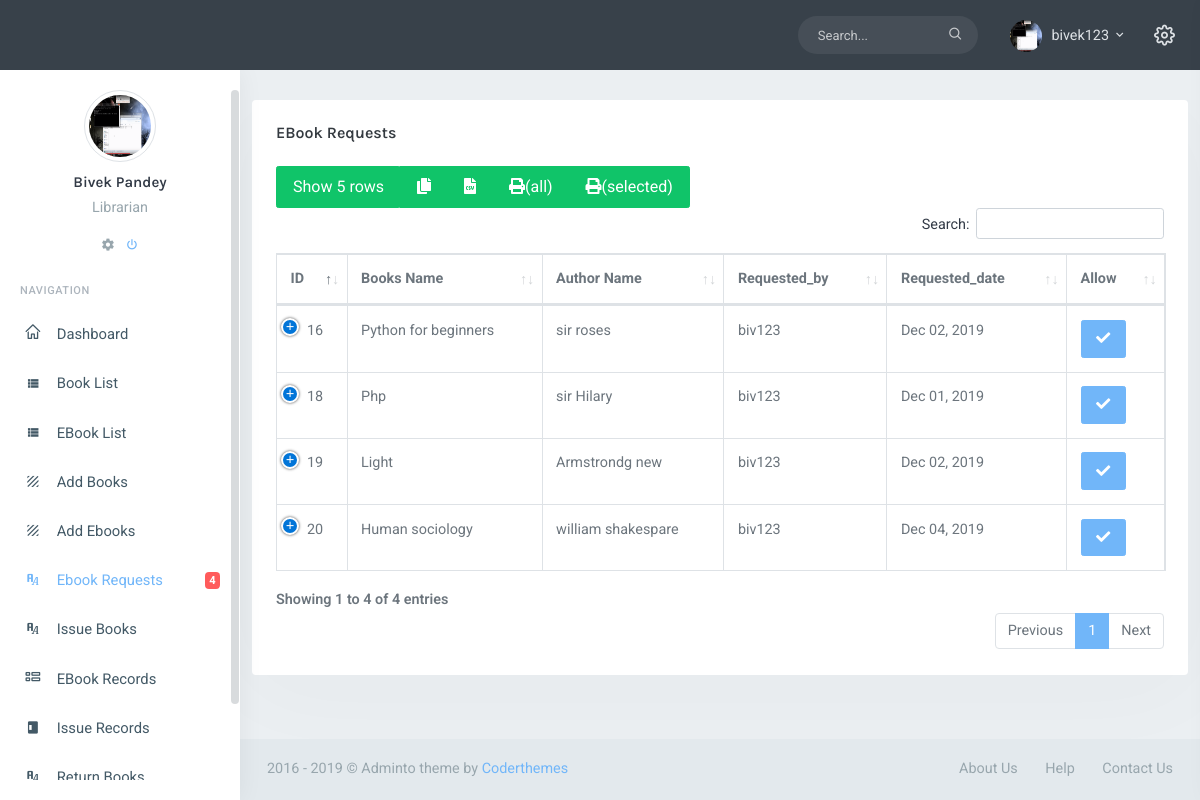
Page /view-ebook-request/ (signed in) on the earlier database version.
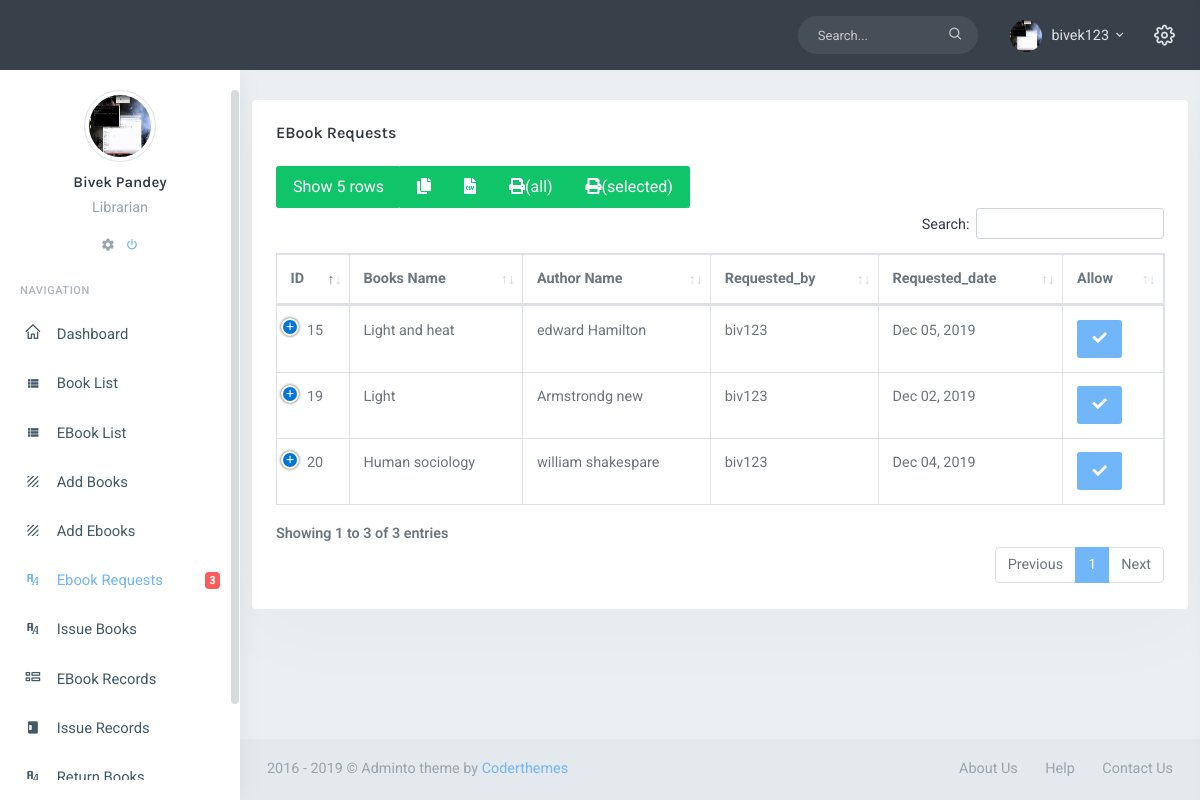
Same page on the later database version.
### account/models.py (models this page shows)
class User(AbstractUser):
	CHOICES = (
        ('Librarian', 'Librarian'),
        ('Student', 'Student'),
    )
	Role=models.CharField(max_length=20, choices=CHOICES, default='Student')
	profile_pic=models.ImageField(upload_to='profile-pic',default='profile-pic/user.jpg')
	barcode=models.ImageField(blank=True, null=True)
	contact=models.CharField(max_length=100)

### operations/models.py (models this page shows, shortened)
class EbookRequest(models.Model):
	ebook=models.ForeignKey(Ebooks, on_delete=models.CASCADE)
	requested_by=models.ForeignKey(settings.AUTH_USER_MODEL, on_delete=models.CASCADE)
	requested_date=models.DateTimeField(auto_now_add=True)

class Ebooks(models.Model):
	name=models.CharField(max_length=100)
	book=models.FileField(upload_to='files')
	author_name=models.CharField(max_length=100)
	cover_image=models.ImageField(upload_to='image', default='image/bookim.png')
	added_date=models.DateTimeField(auto_now_add=True, null=True)
	catagory = models.ForeignKey(Catagory, on_delete=models.CASCADE, null=True)

### operations/decorators.py (the view)
		def wrap(request, *args, **kwargs):
			if request.user.Role in allowed_roles:
				return func(request, *args, **kwargs)
			else:
				raise PermissionDenied

### operations/context_processors.py (called while the page is built)
def my_context_processor(request):
    if request.user.is_authenticated:
        count=Message.objects.filter(posted_to=request.user, read=False).count()
        msgs=Message.objects.filter(posted_to=request.user).order_by('Posted_on')[::-1]
        sent_msgs=Message.objects.filter(
            posted_by=request.user).order_by('Posted_on')[::-1]
        return {
            'count': count,
            'msgs':msgs,
            'sent_msgs':sent_msgs
        }
    return {}

def get_all_catagory(request):
    catagories=Catagory.objects.all()
    return {'catagories':catagories}

def issue_requests(request):
    issue_requests=EbookRequest.objects.all().count()
    return {'issue_requests':issue_requests}

### operations/views.py (called while the page is built)
@login_required
@role_required(allowed_roles=['Librarian'])
def ViewEbookRequest(request):
    requests=EbookRequest.objects.all()
    return render(request, 'operations/ebook-request.html',
        {'requests':requests})

### operations/templates/operations/ebook-request.html (shortened to what this page needs)
{%extends 'operations/index.html'%}
{% load static %}
{% block content %}
{% if requests %}
<div class="row">
  <div class="col-12">
    <div class="card-box table-responsive">
      <h2 class="mt-0 header-title">EBook Requests</h2>
      <table id="selection-table1" class="table table-bordered dt-responsive nowrap">
        <thead>
          <tr>
            <th>ID</th>
            <th>Books Name</th>
            <th>Author Name</th>
            <th>Requested_by</th>
            <th>Requested_date</th>
            <th>Allow</th>
          </tr>
        </thead>
        <tbody>
          {% for book in requests%}
          <tr>
            <td>{{book.ebook.id}}</td>
            <td>{{book.ebook.name}}</td>
            <td>{{book.ebook.author_name}}</td>
            <td>{{book.requested_by.username}}</td>
            <td>{{book.requested_date|date:"M d, Y"}}</td>
            <td>
            <form method="POST" action="{% url 'allow' book.id %}">
             <button class="btn btn-primary" value="allow" id="{{book.id}}" type="button" onclick="Actionrequest(this.id, this.value);"><i class="fas fa-check"></i></button>
             </form>
             </td>
         </tr>
         {% endfor %}
       </tbody>
     </table>
   </div>
 </div>
 {% else %}
 <h1>No Ebooks Requests </h1>
 {% endif %}
 {% endblock %}

### operations/templates/operations/index.html (shortened to what this page needs)
{% load static %}
<!DOCTYPE html>
<html lang="en">
<head>
    <link href="{% static 'assets/libs/custombox/custombox.min.css' %}" rel="stylesheet">
    <link href="{% static 'assets/libs/bootstrap-tagsinput/bootstrap-tagsinput.css' %}" rel="stylesheet" />
    <link rel="stylesheet" href="{% static 'assets/libs/morris-js/morris.css' %}" />
    <link href="{% static 'assets/libs/sweetalert2/sweetalert2.min.css' %}" rel="stylesheet" type="text/css" />
    <link href="{% static 'assets/css/bootstrap.min.css' %}" rel="stylesheet" type="text/css" />
    <link href="{% static 'assets/css/icons.min.css' %}" rel="stylesheet" type="text/css" />
    <link href="{% static 'assets/css/app.min.css' %}" rel="stylesheet" type="text/css" />
    <link href="{% static 'assets/libs/datatables/dataTables.bootstrap4.css' %}" rel="stylesheet" type="text/css" />
    <link href="{% static 'assets/libs/datatables/responsive.bootstrap4.css' %}" rel="stylesheet" type="text/css" />
    <link href="{% static 'assets/libs/datatables/buttons.bootstrap4.css' %}" rel="stylesheet" type="text/css" />
    <link href="{% static 'assets/libs/datatables/select.bootstrap4.css' %}" rel="stylesheet" type="text/css" />
    <link href="{% static 'assets/libs/sweetalert2/sweetalert2.min.css' %}" rel="stylesheet" type="text/css" />
    <link href="{% static 'assets/libs/dropify/dropify.min.css' %}" rel="stylesheet" type="text/css" />
</head>
<body class="topbar-dark">
    <div id="wrapper">
        <div class="navbar-custom navbar-custom-dark">
            <ul class="list-unstyled topnav-menu float-right mb-0">
                <li class="d-none d-sm-block">
                    <form class="app-search">
                        <div class="app-search-box">
                            <div class="input-group">
                                <input type="text" class="form-control" placeholder="Search...">
                                <div class="input-group-append">
                                    <button class="btn" type="submit">
                                        <i class="fe-search"></i>
                                    </button>
                                </div>
                            </div>
                        </div>
                    </form>
                </li>
                <li class="dropdown notification-list">
                    <a class="nav-link dropdown-toggle nav-user mr-0 waves-effect" data-toggle="dropdown" href="#" role="button" aria-haspopup="false" aria-expanded="false">
                        <img src="{{request.user.profile_pic.url}}" alt="user-image" class="rounded-circle">
                        <span class="pro-user-name ml-1">
                            {{request.user.username}} <i class="mdi mdi-chevron-down"></i>
                        </span>
                    </a>
                </li>
                <li class="dropdown notification-list">
                    <a href="javascript:void(0);" class="nav-link right-bar-toggle waves-effect">
                        <i class="fe-settings noti-icon"></i>
                    </a>
                </li>
            </ul>
            <div class="logo-box">
                <a href="{% url 'home'%}" class="logo text-center">
                    <span class="logo-lg">
                    </span>
                </a>
            </div>
        </div>
        <div class="left-side-menu">
            <div class="slimscroll-menu">
                <div class="user-box text-center">
                    <img src="{{request.user.profile_pic.url}}" alt="user-img" title="Mat Helme" class="rounded-circle img-thumbnail avatar-lg">
                    <div class="dropdown">
                        <a href="#" class="text-dark dropdown-toggle h5 mt-2 mb-1 d-block" data-toggle="dropdown">{{request.user.first_name}} {{request.user.last_name}}</a>
                    </div>
                    <p class="text-muted">{{request.user.Role}}</p>
                    <ul class="list-inline">
                        <li class="list-inline-item">
                            <a href="#" class="text-muted">
                                <i class="mdi mdi-settings"></i>
                            </a>
                        </li>
                        <li class="list-inline-item">
                            <a href="#" class="text-custom">
                                <i class="mdi mdi-power"></i>
                            </a>
                        </li>
                    </ul>
                </div>
                {% include 'operations/sidebar.html' %}
            </div>
        </div>
        <div class="content-page">
            <div class="content">
                {% block content %}
                {% endblock %}
                <footer class="footer">
                    <div class="container-fluid">
                        <div class="row">
                            <div class="col-md-6">
                               2016 - 2019 &copy; Adminto theme by <a href="">Coderthemes</a>
                           </div>
                           <div class="col-md-6">
                            <div class="text-md-right footer-links d-none d-sm-block">
                                <a href="javascript:void(0);">About Us</a>
                                <a href="javascript:void(0);">Help</a>
                                <a href="javascript:void(0);">Contact Us</a>
                            </div>
                        </div>
                    </div>
                </div>
            </footer>
        </div>
    </div>
</div>
</body>
</html>

### operations/templates/operations/sidebar.html (shortened to what this page needs)
<div id="sidebar-menu">
    <ul class="metismenu" id="side-menu">
        <li class="menu-title">Navigation</li>
        <li>
            <a href="{% url 'home' %}">
               <i class="dripicons-home"></i>
                <span> Dashboard </span>
            </a>
        </li>
        <li>
            <a href="{% url 'displaybooks'%}">
                <i class="mdi mdi-view-list"></i>
                <span> Book List </span>
            </a>
        </li>
        <li>
            <a href="{% url 'list-ebooks'%}">
                <i class="mdi mdi-view-list"></i>
                <span> EBook List </span>
            </a>
        </li>
        {% if request.user.Role == 'Librarian' %}
        <li>
            <a href="{% url 'addbooks'%}">
                <i class="mdi mdi-texture"></i>
                <span>Add Books</span>
            </a>
        </li>
        <li>
            <a href="{% url 'add-ebooks'%}">
                <i class="mdi mdi-texture"></i>
                <span>Add Ebooks</span>
            </a>
        </li>
        <li>
            <a href="{% url 'view-ebook-request'%}">
                <i class="mdi mdi-format-font"></i>
                <span>Ebook Requests</span>
                {%if issue_requests %}
                <span class="badge badge-danger float-right">{{issue_requests}}</span>
                {% endif %}
            </a>
        </li>
        <li>
            <a href="{% url 'issuebooks'%}">
                <i class="mdi mdi-format-font"></i>
                <span>Issue Books</span>
            </a>
        </li>
        <li>
            <a href="{% url 'ebook-activities'%}">
                <i class="dripicons-view-list-large"></i>
                <span> EBook Records </span>
            </a>
        </li>
        <li>
            <a href="{% url 'issue-activities'%}">
                <i class="mdi mdi-page-layout-sidebar-left"></i>
                <span> Issue Records </span>
            </a>
        </li>
        <li>
            <a href="{% url 'issuedbooks'%}">
                <i class="mdi mdi-format-font"></i>
                <span>Return Books</span>
            </a>
        </li>
        {% endif %}
    </ul>
</div>

Differences in the rows shown:
removed EbookRequest: ebook.id "18", ebook.name "Php", ebook.author_name "sir Hilary", requested_by.username "biv123", requested_date "Dec 01, 2019"
removed EbookRequest: ebook.id "16", ebook.name "Python for beginners", ebook.author_name "sir roses", requested_by.username "biv123", requested_date "Dec 02, 2019"
added EbookRequest: ebook.id "15", ebook.name "Light and heat", ebook.author_name "edward Hamilton", requested_by.username "biv123", requested_date "Dec 05, 2019"
Other differences:
{{ issue_requests }}: "4" → "3"
text written by a page script: "Show 5 rows (all) (selected) Search: Showing 1 to 4 of 4 entries Previous 1 Next" → "Show 5 rows (all) (selected) Search: Showing 1 to 3 of 3 entries Previous 1 Next"
